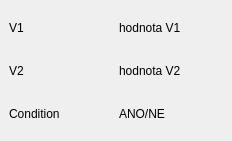
<?xml version="1.0" encoding="UTF-8"?>
<ui version="4.0">
 <class>LPISDockWidgetBase</class>
 <widget class="QDockWidget" name="LPISDockWidgetBase">
  <property name="geometry">
   <rect>
    <x>0</x>
    <y>0</y>
    <width>232</width>
    <height>141</height>
   </rect>
  </property>
  <property name="windowTitle">
   <string>LPIS ETS plugin</string>
  </property>
  <widget class="QWidget" name="dockWidgetContents">
   <layout class="QGridLayout" name="gridLayout">
    <item row="2" column="0">
     <widget class="QLabel" name="label_3">
      <property name="text">
       <string>Condition</string>
      </property>
     </widget>
    </item>
    <item row="0" column="0">
     <widget class="QLabel" name="label">
      <property name="text">
       <string>V1</string>
      </property>
     </widget>
    </item>
    <item row="1" column="0">
     <widget class="QLabel" name="label_2">
      <property name="text">
       <string>V2</string>
      </property>
     </widget>
    </item>
    <item row="0" column="1">
     <widget class="QLabel" name="v1Label">
      <property name="text">
       <string>hodnota V1</string>
      </property>
     </widget>
    </item>
    <item row="1" column="1">
     <widget class="QLabel" name="v2Label">
      <property name="text">
       <string>hodnota V2</string>
      </property>
     </widget>
    </item>
    <item row="2" column="1">
     <widget class="QLabel" name="condLabel">
      <property name="text">
       <string>ANO/NE</string>
      </property>
     </widget>
    </item>
   </layout>
  </widget>
 </widget>
 <resources/>
 <connections/>
</ui>
